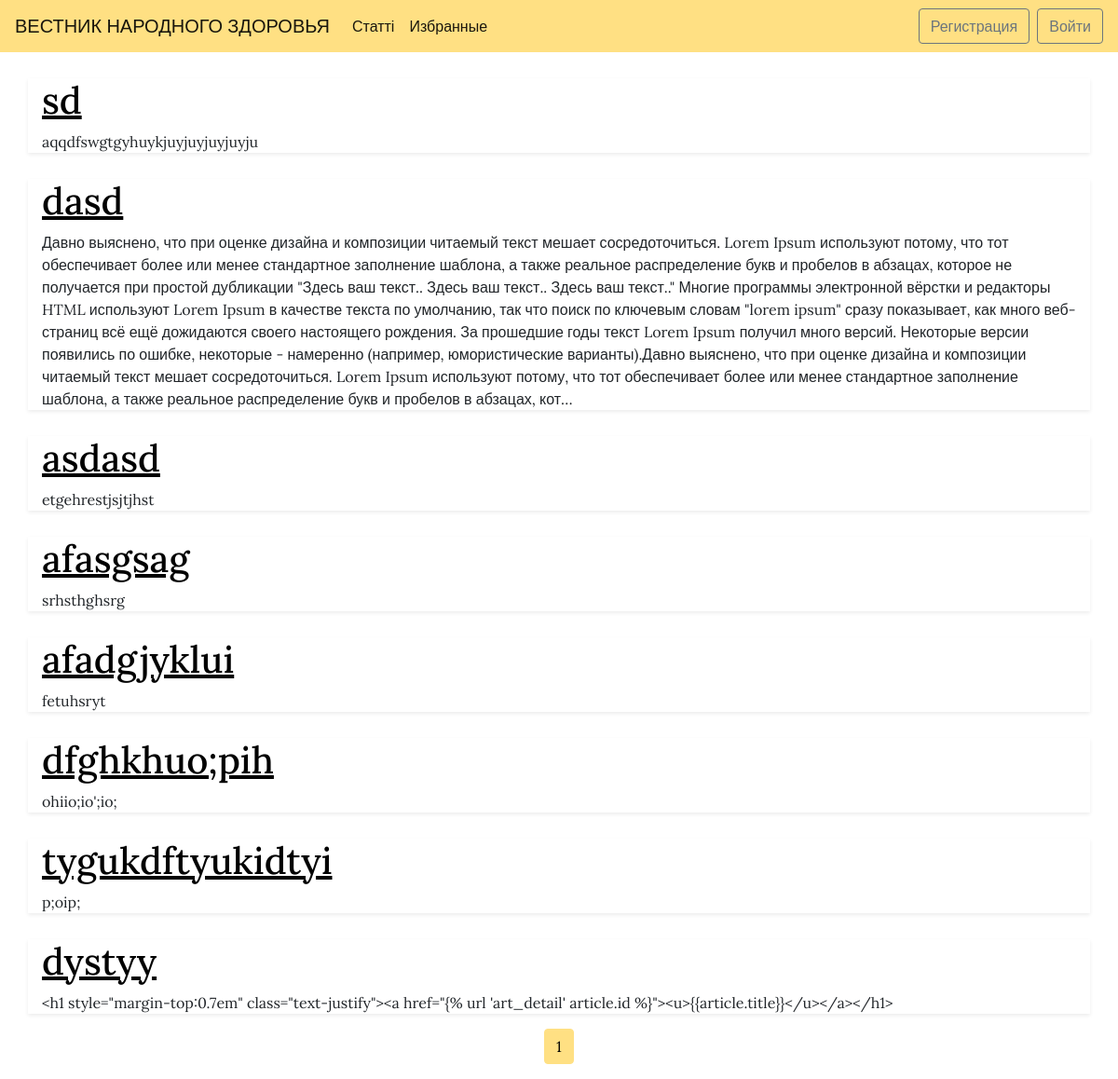
The page / on the database its author committed.
### base/models.py (models this page shows)
class Article(models.Model):
    title = models.CharField(max_length=200)
    author = models.ForeignKey('Author', on_delete=models.SET_NULL, null=True)
    body = models.TextField(max_length=10000)
    creation_date = models.DateTimeField(auto_now_add=True, editable=False)
    modified = models.DateTimeField(auto_now=True)
    def __str__(self):
        return self.title

### base/views.py (the view)
def start(request):
    article = Article.objects.all()
    paginator = Paginator(article, 10)  # Show 25 contacts per page.
    page_number = request.GET.get('page')
    page_obj = paginator.get_page(page_number)
    print(article)
    return render(request, 'base/start_page.html', {'articles':page_obj})

### templates/base/start_page.html (shortened to what this page needs)
{% extends 'base/index.html' %}
{% block other %}
<main role="main">
  {% for article in articles %}
    <div class="container shadow-sm">
      <h1 style="margin-top:0.7em" class="text-justify"><a href="{% url 'art_detail' article.id %}"><u>{{article.title}}</u></a></h1>
      <p>{{ article.body|truncatechars:1000 }}</p>
    </div>
  {% endfor %}
  <nav aria-label="...">
    <ul class="pagination justify-content-center">
      <li class="page-item active" aria-current="page">
        <span class="page-link">
          {{ articles.number }}
        </span>
      </li>
    </ul>
  </nav>
</main>
{% endblock %}

### templates/base/index.html (shortened to what this page needs)
<!doctype html>
<html lang="en">
<head>
    <link rel="stylesheet" href="https://stackpath.bootstrapcdn.com/bootstrap/4.5.2/css/bootstrap.min.css">
    {% load static %}
    <link rel="stylesheet" type="text/css" href="{% static '/css/main.css' %}">
</head>
<body>
    <nav class="navbar navbar-expand-md navbar-light " style="background-color: #ffe083;">
      <a href="{% url 'start' %}" class="navbar-brand">
        ВЕСТНИК НАРОДНОГО ЗДОРОВЬЯ
      </a>
      <div class="collapse navbar-collapse" id="navbarCollapse">
        <ul class="navbar-nav mr-auto">
          <li class="nav-item active">
            <a class="nav-link" href="#">Статті</a>
          </li>
          <li class="nav-item active">
            <a class="nav-link" href="{% url 'favorites' %}">Избранные</a>
          </li>
        </ul>
        <form class="form-inline mt-2 mt-md-0">
          <a class="btn btn-outline-secondary" href="{% url 'register' %}" role="button">Регистрация </a>
          <a class="btn btn-outline-secondary ml-2" href="{% url 'login' %}" role="button">Войти</a>
        </form>
      </div>
    </nav>
{% block other %}{% endblock %}
</body>
</html>

### static/css/main.css (style rules this page uses)
p { word-wrap:break-word; }
a { color: black; }
body { font-family: 'Lora', sans-serif !important; }
.page-item.active .page-link { color: #000000; background-color: #ffe083; border-color: #ffe083; }

### rows shown on the page
Article: title "sd", body "aqqdfswgtgyhuykjuyjuyjuyjuyju"
Article: title "dasd", body "Давно выяснено, что при оценке дизайна и композиции читаемый текст мешает сосредоточиться. Lorem Ipsum используют потому, что тот обеспечивает более или менее стандартное заполнение шаблона, а также реальное распределение букв и пробелов в абзацах, которое не получается при простой дубликации \"Здесь ваш текст.. Здесь ваш текст.. Здесь ваш текст..\" Многие программы электронной вёрстки и редакторы HTML используют Lorem Ipsum в качестве текста по умолчанию, так что поиск по ключевым словам \"lorem ipsum\" сразу показывает, как много веб-страниц всё ещё дожидаются своего настоящего рождения. За прошедшие годы текст Lorem Ipsum получил много версий. Некоторые версии появились по ошибке, некоторые…"
Article: title "asdasd", body "etgehrestjsjtjhst"
Article: title "afasgsag", body "srhsthghsrg"
Article: title "afadgjyklui", body "fetuhsryt"
Article: title "dfghkhuo;pih", body "ohiio;io';io;"
Article: title "tygukdftyukidtyi", body "p;oip;"
Article: title "dystyy", body "<h1 style=\"margin-top:0.7em\" class=\"text-justify\"><a href=\"{% url 'art_detail' article.id %}\"><u>{{article.title}}</u></a></h1>"

### other values the page prints
{{ articles.number }} "1"
